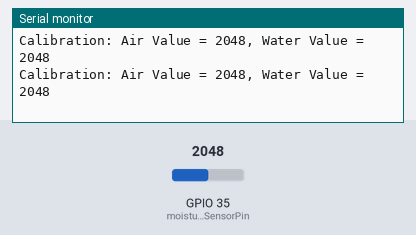
Bench run of a sketch on a simulated ESP32. Parts: the last lines printed to the serial monitor. The test bench sets the inputs (shaded band); at power-on: GPIO 35 (moistureSensorPin) = 2048. WiFi joins after 1.5 s; servers stay silent unless stated; EEPROM starts erased; no MQTT or app messages arrive unless stated.

Above: at 2.7 s.
2.8 s: GPIO 35 (moistureSensorPin) set to 1029
At 3.9 s:
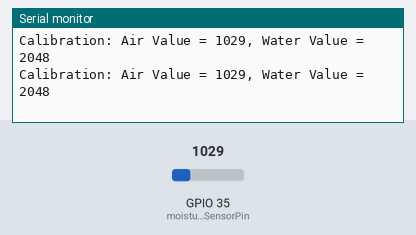
5.8 s: GPIO 35 (moistureSensorPin) set to 968
At 6.4 s:
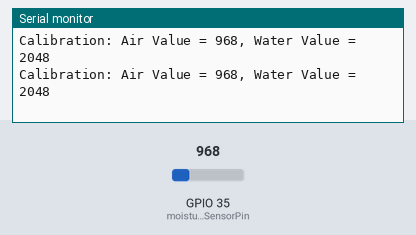
8.8 s: GPIO 35 (moistureSensorPin) set to 110
At 9.9 s:
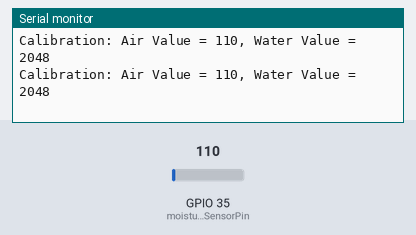
11.8 s: GPIO 35 (moistureSensorPin) set to 93
Timing chart, 0 to 12.4 s (numbered marks = the images above; inputs shaded):
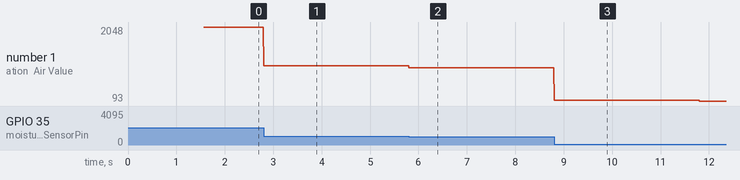

The sketch:

plant-sensor-esp32-mqtt.ino
```cpp
#include <Arduino.h>
#include <WiFi.h>
#include <PubSubClient.h>
#include <Preferences.h>

const int moistureSensorPin = 35;

Preferences preferences;
int airValue;
int waterValue;
unsigned long startTime;
const unsigned long calibrationPeriod = 20000;
const unsigned long sleepTimeSeconds = 300;

const char* ssid = "YourWiFiSSID";
const char* password = "YourWiFiPassword";
const char* mqttServer = "MQTTServerAddress";
const char* mqttUser = "MQTTUsername";
const char* mqttPassword = "MQTTPassword";
const char* mqttTopic = "MQTTTopic";

WiFiClient espClient;
PubSubClient client(espClient);

void setup() {
  Serial.begin(115200);
  preferences.begin("moisture", false);

  airValue = preferences.getInt("airValue", 4095);
  waterValue = preferences.getInt("waterValue", 0);
  bool isCalibrated = preferences.getBool("isCalibrated", false);

  if (!isCalibrated) {
    Serial.println("Calibration started - Please put the sensor in different moisture states.");
    startTime = millis();
  } else {
    Serial.println("Calibration skipped.");
  }

  setup_wifi();
  client.setServer(mqttServer, 1883);
}

void loop() {
  bool isCalibrated = preferences.getBool("isCalibrated", false);

  if (!client.connected()) {
    reconnect();
  }
  client.loop();

  if (!isCalibrated && millis() - startTime < calibrationPeriod) {
    int sensorValue = analogRead(moistureSensorPin);
    waterValue = max(waterValue, sensorValue);
    airValue = min(airValue, sensorValue);
    Serial.println("Calibration: Air Value = " + String(airValue) + ", Water Value = " + String(waterValue));
  } else if (millis() - startTime >= calibrationPeriod && !isCalibrated) {
    preferences.putInt("airValue", airValue);
    preferences.putInt("waterValue", waterValue);
    preferences.putBool("isCalibrated", true);
  }

  if (isCalibrated) {
    int sensorValue = analogRead(moistureSensorPin);
    int moisturePercent = waterValue == airValue ? 0 : map(sensorValue, airValue, waterValue, 100, 0);
    moisturePercent = constrain(moisturePercent, 0, 100);
    Serial.println("Soil Moisture: " + String(moisturePercent) + "%");

    char msg[50];
    sprintf(msg, "%d", moisturePercent);
    client.publish(mqttTopic, msg);

    client.loop();
    delay(10);

    esp_sleep_enable_timer_wakeup(sleepTimeSeconds * 1000000);
    esp_deep_sleep_start();
  }
}

void setup_wifi() {
  delay(10);
  Serial.println("Connecting to WiFi...");
  WiFi.begin(ssid, password);
  while (WiFi.status() != WL_CONNECTED) {
    delay(500);
    Serial.print(".");
  }
  Serial.println("WiFi connected.");
}

void reconnect() {
  while (!client.connected()) {
    Serial.print("Attempting to connect to MQTT...");
    if (client.connect("ArduinoClient", mqttUser, mqttPassword)) {
      Serial.println("connected");
    } else {
      Serial.print("failed, rc=");
      Serial.print(client.state());
      Serial.println(" Retrying in 5 seconds");
      delay(5000);
    }
  }
}
```

Measured:
- after the input at 2.8 s, the serial monitor: prints a new line at once (image 1)
- after the input at 5.8 s, the serial monitor: prints a new line at once (image 2)
- after the input at 8.8 s, the serial monitor: prints a new line at once (image 3)
- plotted number 1: 2048 → 1029 after the input at 2.8 s, 1029 → 968 after the input at 5.8 s, 968 → 110 after the input at 8.8 s, 110 → 93 after the input at 11.8 s
